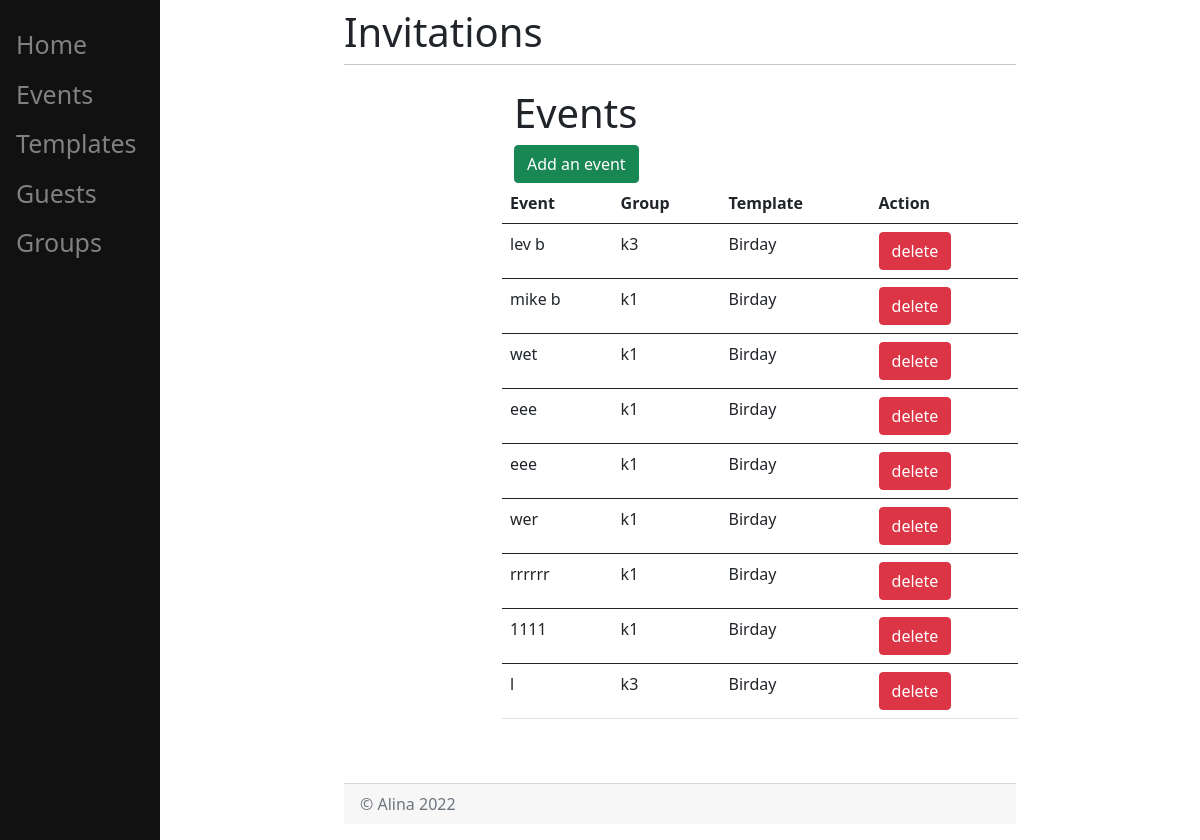
Page /events/ (signed in) on the earlier database version.
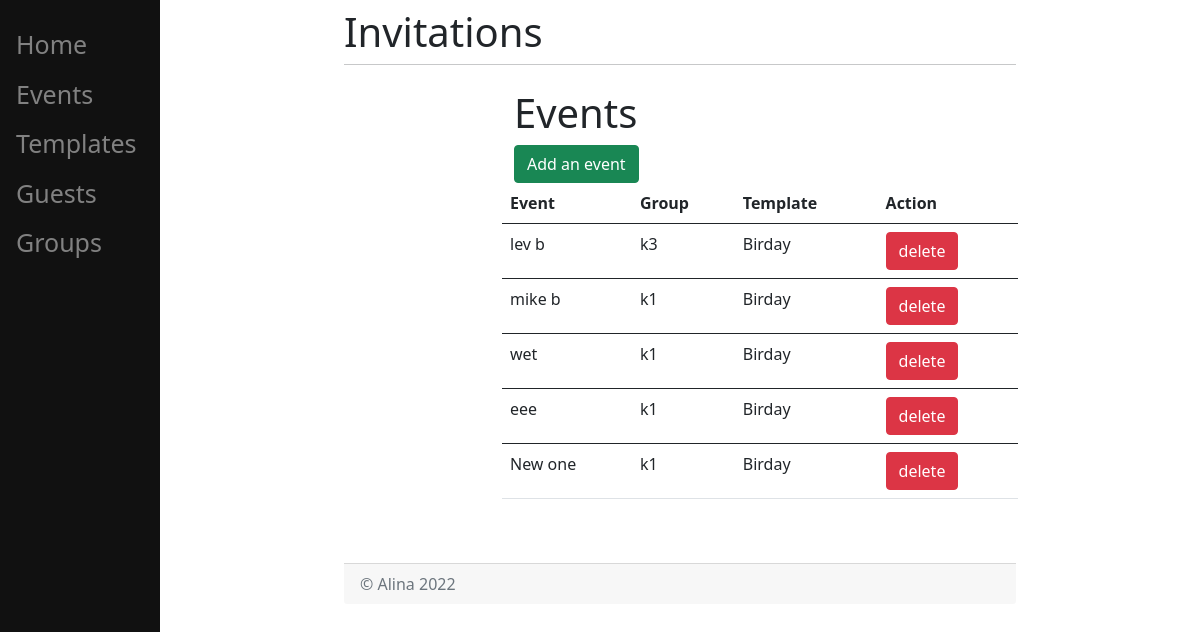
Same page on the later database version.
### invitations/models.py (models this page shows, shortened)
class Event(models.Model):
    group = models.ForeignKey(Group, on_delete=models.CASCADE)
    template = models.ForeignKey(Template, on_delete=models.CASCADE)
    name = models.CharField(max_length=200)

class Group(models.Model):
    name = models.CharField(max_length=200)
    def __str__(self):
        return self.name

class Template(models.Model):
    name = models.CharField(max_length=200)
    content = models.CharField(max_length=200)
    def __str__(self):
        return self.name

### invitations/views.py (the view)
def events(response):
    events_ = Event.objects.all()
    return render(response, "invitations/events.html", {"events": events_})

### templates/invitations/events.html (shortened to what this page needs)
{% extends 'invitations/home.html' %}
{% load crispy_forms_tags %}
{% block content %}
    <h1>Events</h1>
    <form action="/events/add"><button type="submit" class="btn btn-success">Add an event</button></form>
    {% if events %}
        <table class="table">
            <thead>
            <tr>
                <th scope="col">Event</th>
                <th scope="col">Group</th>
                <th scope="col">Template</th>
                <th scope="col">Action</th>
            </tr>
            </thead>
            <tbody>
            {% for event in events %}
                <tr>
                    <td>{{ event.name }}</td>
                    <td>{{ event.group }}</td>
                    <td>{{ event.template }}</td>
                    <td>
                        <form action="/events/delete/" method="post">
                            <button type="submit" class="btn btn-danger">delete</button>
                        </form>
                    </td>
                </tr>
                </tbody>
            {% endfor %}
        </table>
    {% else %}
        <dev><p> You have no events yet </p></dev>
    {% endif %}
{% endblock %}

### templates/invitations/home.html (shortened to what this page needs)
{% extends 'invitations/base.html' %}

### templates/invitations/base.html (shortened to what this page needs)
<!DOCTYPE html>
<html lang="en">
<head>
    <link href="https://cdn.jsdelivr.net/npm/bootstrap@5.0.2/dist/css/bootstrap.min.css" rel="stylesheet"
>
</head>
<body>
<div id="content" class="main">
    <div class="row justify-content-center">
        <div class="col-8">
            <h1 class="mt-2">Invitations</h1>
            <hr class="mt-0 mb-4">
            {% if user.is_authenticated %}
                <div class="sidenav">
                    <a href="/home">Home</a>
                    <a href="/events">Events</a>
                    <a href="/templates">Templates</a>
                    <a href="/guests">Guests</a>
                    <a href="/groups">Groups</a>
                </div>
                <div id="content" class="main">
                    <div class="row justify-content-center">
                        {% block content %}
                        {% endblock %}
                    </div>
                </div>
            {% else %}
                <div id="content" class="main">
                    <p>Log in </p> <a href="login"> here.</a>
                    <p>Register </p> <a href="register"> here.</a>
              </div>
            {% endif %}
            <p class="mt-5 mb-3 text-muted card-footer">&copy; Alina 2022 </p>
            </div>
        </div>
</body>
</html>

### templates/invitations/base.html (style rules this page uses)
.sidenav { height: 100%; width: 160px; position: fixed; z-index: 1; top: 0; left: 0; background-color: #111; overflow-x: hidden; padding-top: 20px; }
.sidenav a { padding: 6px 8px 6px 16px; text-decoration: none; font-size: 25px; color: #818181; display: block; }
.main { margin-left: 160px; padding: 0px 10px; }

Differences in the rows shown:
removed Event: name "eee", group "k1", template "Birday"
removed Event: name "wer", group "k1", template "Birday"
removed Event: name "rrrrrr", group "k1", template "Birday"
removed Event: name "1111", group "k1", template "Birday"
removed Event: name "l", group "k3", template "Birday"
added Event: name "New one", group "k1", template "Birday"
